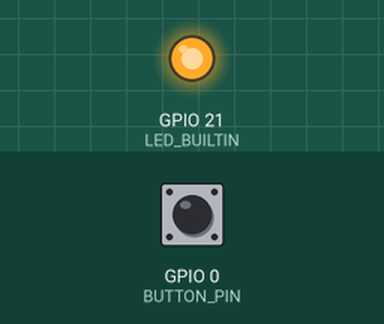
The sketch below on a simulated Seeed XIAO ESP32-S3. Shown: output pins drawn as LEDs (lit = HIGH). The test bench sets the inputs (shaded band); at power-on: GPIO 0 (BUTTON_PIN) HIGH.

Above: at 1.2 s.
1.3 s: GPIO 0 (BUTTON_PIN) pulled LOW for 0.15 s
At 1.37 s:
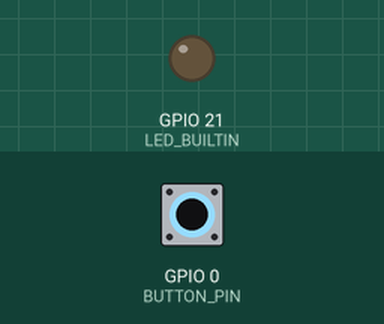
2.9 s: GPIO 0 (BUTTON_PIN) pulled LOW for 3.2 s
At 6.7 s:
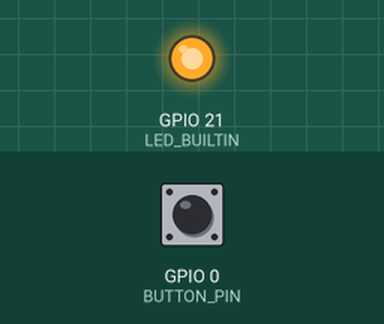
Timing chart, 0 to 8.2 s (numbered marks = the images above; inputs shaded):
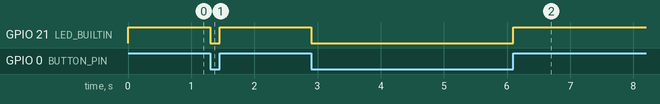

The sketch:

XiaoButtonLed.ino
```cpp
// Seeed Studio XIAO ESP32-S3: hold BOOT button (GPIO0) -> user LED (GPIO21) on, release -> off.
// User LED is active-low; BOOT button reads LOW when pressed.
const int BUTTON_PIN = 0;

void setup() {
  pinMode(LED_BUILTIN, OUTPUT);
  pinMode(BUTTON_PIN, INPUT_PULLUP);
}

void loop() {
  if (digitalRead(BUTTON_PIN) == LOW) {
    digitalWrite(LED_BUILTIN, LOW);
  } else {
    digitalWrite(LED_BUILTIN, HIGH);
  }
}
```

Measured:
- after the input at 1.3 s, GPIO 21 (LED_BUILTIN): HIGH → LOW at once, → HIGH 0.15 s later
- after the input at 2.9 s, GPIO 21 (LED_BUILTIN): HIGH → LOW at once, → HIGH 3.2 s later
